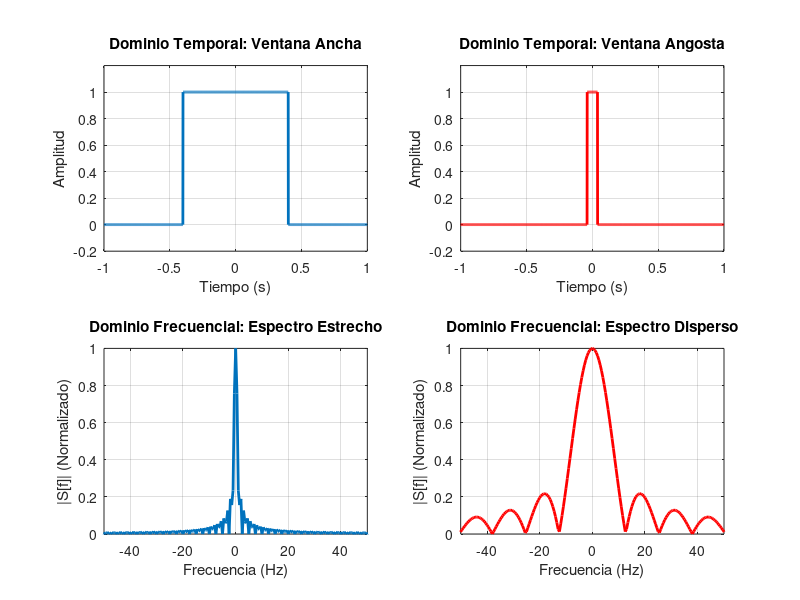

The MATLAB source for this figure:
% Este script demuestra el Principio de Incertidumbre de Heisenberg.
% No se puede tener una senal que sea un "punto" (totalmente concentrada)
% en el tiempo y al mismo tiempo un "punto" en la frecuencia.
% Si se comprime en un dominio, se expande necesariamente en el otro.

fs = 1000;
t = -1:1/fs:1-1/fs;
N = length(t);

% Vector de frecuencias centrado en 0 Hz
% (Vamos de -fs/2 a fs/2 para ver el espectro completo simetrico)
f = (-N/2 : N/2-1) * (fs/N);

% ==============================================================
% GENERACION DE VENTANAS
% Ventana Ancha (energia dispersa en el tiempo)
% Al durar mucho tiempo, el cambio es mas "relajado".
ancho_1 = 0.4;
ventana_ancha = zeros(1, N);
ventana_ancha(abs(t) <= ancho_1) = 1;

% Ventana Angosta (energia muy concentrada en el tiempo)
% Al durar solo un instante, tiene flancos de subida y bajada muy bruscos.
ancho_2 = 0.04;
ventana_angosta = zeros(1, N);
ventana_angosta(abs(t) <= ancho_2) = 1;

% ==============================================================
% TRANSFORMADAS DE FOURIER
% Usamos fftshift para que la frecuencia 0 Hz quede en el medio del grafico.
% La fft normal arranca en 0 Hz, sube hasta las positivas, y pega las
% negativas al final del vector. fftshift corta el vector al medio y lo
% reordena para visualizar el espectro centrado como en los libros.

TDF_ancha = fftshift(fft(ventana_ancha));
TDF_angosta = fftshift(fft(ventana_angosta));

% Normalizamos las amplitudes de la TDF para comparar visualmente mejor
TDF_ancha_mag = abs(TDF_ancha) / max(abs(TDF_ancha));
TDF_angosta_mag = abs(TDF_angosta) / max(abs(TDF_angosta));

% ==============================================================
% GRAFICOS
figure('Name', 'Dualidad Tiempo-Frecuencia', 'Position', [100, 100, 1000, 600]);

% --- CASO 1: VENTANA ANCHA ---
% Teoria: Como la senal cambia despacito en el tiempo, casi no necesita
% frecuencias altas para construirse. Por lo tanto, en el dominio
% frecuencial vemos un lobulo central (funcion Sinc) muy finito y
% puntiagudo. La energia espectral esta super concentrada cerca de los 0 Hz.

% Tiempo
subplot(2, 2, 1);
plot(t, ventana_ancha, 'LineWidth', 2);
title('Dominio Temporal: Ventana Ancha');
xlabel('Tiempo (s)'); ylabel('Amplitud');
axis([-1 1 -0.2 1.2]); grid on;

% Frecuencia
subplot(2, 2, 3);
plot(f, TDF_ancha_mag, 'LineWidth', 2);
title('Dominio Frecuencial: Espectro Estrecho');
xlabel('Frecuencia (Hz)'); ylabel('|S[f]| (Normalizado)');
xlim([-50 50]); grid on; % Hacemos zoom entre -50 y 50 Hz

% --- CASO 2: VENTANA ANGOSTA ---
% Teoria: Para que una sumatoria de senos logre hacer un salto cuadrado
% tan violento y rapido, necesita sumar muchisimos armonicos de alta
% frecuencia. Por eso, el lobulo central de la frecuencia se ensancha
% muchisimo y la energia se desparrama hacia los costados.

% Tiempo
subplot(2, 2, 2);
plot(t, ventana_angosta, 'LineWidth', 2, 'Color', 'r');
title('Dominio Temporal: Ventana Angosta');
xlabel('Tiempo (s)'); ylabel('Amplitud');
axis([-1 1 -0.2 1.2]); grid on;

% Frecuencia
subplot(2, 2, 4);
plot(f, TDF_angosta_mag, 'LineWidth', 2, 'Color', 'r');
title('Dominio Frecuencial: Espectro Disperso');
xlabel('Frecuencia (Hz)'); ylabel('|S[f]| (Normalizado)');
xlim([-50 50]); grid on;
